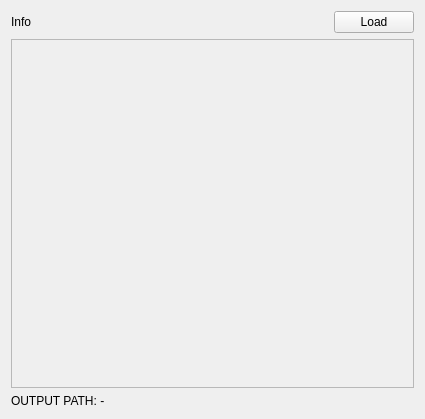
<?xml version="1.0" encoding="UTF-8"?>
<ui version="4.0">
 <class>compare_visualize</class>
 <widget class="QWidget" name="compare_visualize">
  <property name="geometry">
   <rect>
    <x>0</x>
    <y>0</y>
    <width>425</width>
    <height>419</height>
   </rect>
  </property>
  <property name="windowTitle">
   <string>Form</string>
  </property>
  <layout class="QVBoxLayout" name="verticalLayout" stretch="0,1,0">
   <item>
    <layout class="QHBoxLayout" name="head_layout">
     <item>
      <widget class="QLabel" name="lbl_info">
       <property name="text">
        <string>Info</string>
       </property>
      </widget>
     </item>
     <item>
      <widget class="QPushButton" name="btn_load">
       <property name="sizePolicy">
        <sizepolicy hsizetype="Fixed" vsizetype="Fixed">
         <horstretch>0</horstretch>
         <verstretch>0</verstretch>
        </sizepolicy>
       </property>
       <property name="minimumSize">
        <size>
         <width>80</width>
         <height>0</height>
        </size>
       </property>
       <property name="text">
        <string>Load</string>
       </property>
       <property name="iconSize">
        <size>
         <width>16</width>
         <height>16</height>
        </size>
       </property>
      </widget>
     </item>
    </layout>
   </item>
   <item>
    <widget class="QFrame" name="im_frame">
     <property name="frameShape">
      <enum>QFrame::StyledPanel</enum>
     </property>
     <property name="frameShadow">
      <enum>QFrame::Raised</enum>
     </property>
    </widget>
   </item>
   <item>
    <widget class="QLabel" name="lbl_output_path">
     <property name="text">
      <string>OUTPUT PATH: -</string>
     </property>
    </widget>
   </item>
  </layout>
 </widget>
 <resources/>
 <connections/>
</ui>
